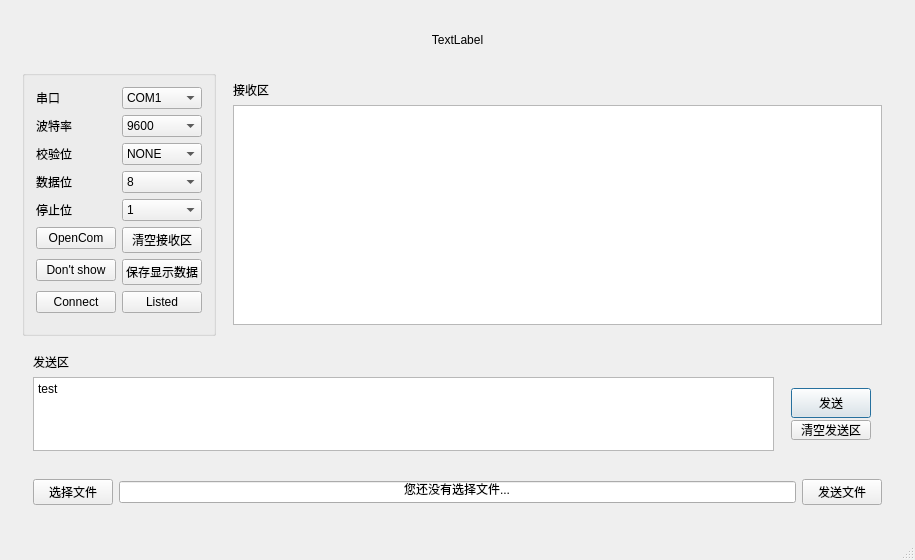
<?xml version="1.0" encoding="UTF-8"?>
<ui version="4.0">
 <class>MainWindow</class>
 <widget class="QMainWindow" name="MainWindow">
  <property name="geometry">
   <rect>
    <x>0</x>
    <y>0</y>
    <width>915</width>
    <height>560</height>
   </rect>
  </property>
  <property name="minimumSize">
   <size>
    <width>600</width>
    <height>0</height>
   </size>
  </property>
  <property name="windowTitle">
   <string>MyCom</string>
  </property>
  <property name="autoFillBackground">
   <bool>false</bool>
  </property>
  <property name="styleSheet">
   <string notr="true"/>
  </property>
  <widget class="QWidget" name="centralWidget">
   <layout class="QVBoxLayout" name="verticalLayout_2">
    <item>
     <widget class="QWidget" name="widget" native="true">
      <property name="sizePolicy">
       <sizepolicy hsizetype="Expanding" vsizetype="Expanding">
        <horstretch>0</horstretch>
        <verstretch>0</verstretch>
       </sizepolicy>
      </property>
      <layout class="QGridLayout" name="gridLayout">
       <item row="1" column="0">
        <widget class="QWidget" name="widget_2" native="true">
         <zorder>label_8</zorder>
         <zorder>label_8</zorder>
        </widget>
       </item>
       <item row="2" column="0" colspan="2">
        <widget class="QGroupBox" name="groupBox">
         <property name="sizePolicy">
          <sizepolicy hsizetype="Fixed" vsizetype="Preferred">
           <horstretch>0</horstretch>
           <verstretch>0</verstretch>
          </sizepolicy>
         </property>
         <layout class="QFormLayout" name="formLayout">
          <property name="fieldGrowthPolicy">
           <enum>QFormLayout::AllNonFixedFieldsGrow</enum>
          </property>
          <item row="0" column="0">
           <widget class="QLabel" name="label">
            <property name="text">
             <string>串口</string>
            </property>
           </widget>
          </item>
          <item row="0" column="1">
           <widget class="QComboBox" name="comboBox_2">
            <item>
             <property name="text">
              <string>COM1</string>
             </property>
            </item>
            <item>
             <property name="text">
              <string>COM2</string>
             </property>
            </item>
            <item>
             <property name="text">
              <string>COM3</string>
             </property>
            </item>
            <item>
             <property name="text">
              <string>COM4</string>
             </property>
            </item>
            <item>
             <property name="text">
              <string>COM5</string>
             </property>
            </item>
            <item>
             <property name="text">
              <string>COM6</string>
             </property>
            </item>
            <item>
             <property name="text">
              <string>COM7</string>
             </property>
            </item>
            <item>
             <property name="text">
              <string>COM8</string>
             </property>
            </item>
            <item>
             <property name="text">
              <string>COM9</string>
             </property>
            </item>
           </widget>
          </item>
          <item row="1" column="0">
           <widget class="QLabel" name="label_2">
            <property name="text">
             <string>波特率</string>
            </property>
           </widget>
          </item>
          <item row="1" column="1">
           <widget class="QComboBox" name="comboBox">
            <property name="currentIndex">
             <number>12</number>
            </property>
            <item>
             <property name="text">
              <string>50</string>
             </property>
            </item>
            <item>
             <property name="text">
              <string>75</string>
             </property>
            </item>
            <item>
             <property name="text">
              <string>110</string>
             </property>
            </item>
            <item>
             <property name="text">
              <string>134</string>
             </property>
            </item>
            <item>
             <property name="text">
              <string>150</string>
             </property>
            </item>
            <item>
             <property name="text">
              <string>200</string>
             </property>
            </item>
            <item>
             <property name="text">
              <string>300</string>
             </property>
            </item>
            <item>
             <property name="text">
              <string>600</string>
             </property>
            </item>
            <item>
             <property name="text">
              <string>1200</string>
             </property>
            </item>
            <item>
             <property name="text">
              <string>1800</string>
             </property>
            </item>
            <item>
             <property name="text">
              <string>2400</string>
             </property>
            </item>
            <item>
             <property name="text">
              <string>4800</string>
             </property>
            </item>
            <item>
             <property name="text">
              <string>9600</string>
             </property>
            </item>
            <item>
             <property name="text">
              <string>14400</string>
             </property>
            </item>
            <item>
             <property name="text">
              <string>19200</string>
             </property>
            </item>
            <item>
             <property name="text">
              <string>38400</string>
             </property>
            </item>
            <item>
             <property name="text">
              <string>56000</string>
             </property>
            </item>
            <item>
             <property name="text">
              <string>57600</string>
             </property>
            </item>
            <item>
             <property name="text">
              <string>76800</string>
             </property>
            </item>
            <item>
             <property name="text">
              <string>115200</string>
             </property>
            </item>
            <item>
             <property name="text">
              <string>128000</string>
             </property>
            </item>
            <item>
             <property name="text">
              <string>256000</string>
             </property>
            </item>
           </widget>
          </item>
          <item row="2" column="0">
           <widget class="QLabel" name="label_3">
            <property name="text">
             <string>校验位</string>
            </property>
           </widget>
          </item>
          <item row="2" column="1">
           <widget class="QComboBox" name="comboBox_3">
            <item>
             <property name="text">
              <string>NONE</string>
             </property>
            </item>
            <item>
             <property name="text">
              <string>ODD</string>
             </property>
            </item>
            <item>
             <property name="text">
              <string>EVEN</string>
             </property>
            </item>
            <item>
             <property name="text">
              <string>MARK</string>
             </property>
            </item>
            <item>
             <property name="text">
              <string>SPACK</string>
             </property>
            </item>
           </widget>
          </item>
          <item row="3" column="0">
           <widget class="QLabel" name="label_4">
            <property name="text">
             <string>数据位</string>
            </property>
           </widget>
          </item>
          <item row="3" column="1">
           <widget class="QComboBox" name="comboBox_4">
            <property name="currentIndex">
             <number>3</number>
            </property>
            <item>
             <property name="text">
              <string>5</string>
             </property>
            </item>
            <item>
             <property name="text">
              <string>6</string>
             </property>
            </item>
            <item>
             <property name="text">
              <string>7</string>
             </property>
            </item>
            <item>
             <property name="text">
              <string>8</string>
             </property>
            </item>
           </widget>
          </item>
          <item row="4" column="0">
           <widget class="QLabel" name="label_5">
            <property name="text">
             <string>停止位</string>
            </property>
           </widget>
          </item>
          <item row="4" column="1">
           <widget class="QComboBox" name="comboBox_5">
            <item>
             <property name="text">
              <string>1</string>
             </property>
            </item>
            <item>
             <property name="text">
              <string>1_5</string>
             </property>
            </item>
            <item>
             <property name="text">
              <string>2</string>
             </property>
            </item>
           </widget>
          </item>
          <item row="5" column="0">
           <widget class="QPushButton" name="pushButton">
            <property name="text">
             <string>OpenCom</string>
            </property>
           </widget>
          </item>
          <item row="5" column="1">
           <widget class="QPushButton" name="pushButton_2">
            <property name="text">
             <string>清空接收区</string>
            </property>
           </widget>
          </item>
          <item row="6" column="0">
           <widget class="QPushButton" name="pushButton_3">
            <property name="text">
             <string>Don't show</string>
            </property>
           </widget>
          </item>
          <item row="6" column="1">
           <widget class="QPushButton" name="pushButton_8">
            <property name="text">
             <string>保存显示数据</string>
            </property>
           </widget>
          </item>
          <item row="7" column="0">
           <widget class="QPushButton" name="pushButton_9">
            <property name="text">
             <string>Connect</string>
            </property>
           </widget>
          </item>
          <item row="7" column="1">
           <widget class="QPushButton" name="pushButton_10">
            <property name="text">
             <string>Listed</string>
            </property>
           </widget>
          </item>
         </layout>
        </widget>
       </item>
       <item row="2" column="2">
        <widget class="QWidget" name="widget" native="true">
         <property name="sizePolicy">
          <sizepolicy hsizetype="Expanding" vsizetype="Expanding">
           <horstretch>0</horstretch>
           <verstretch>0</verstretch>
          </sizepolicy>
         </property>
         <layout class="QVBoxLayout" name="verticalLayout">
          <item>
           <widget class="QLabel" name="label_6">
            <property name="sizePolicy">
             <sizepolicy hsizetype="Preferred" vsizetype="Preferred">
              <horstretch>0</horstretch>
              <verstretch>0</verstretch>
             </sizepolicy>
            </property>
            <property name="minimumSize">
             <size>
              <width>0</width>
              <height>0</height>
             </size>
            </property>
            <property name="text">
             <string>接收区</string>
            </property>
           </widget>
          </item>
          <item>
           <widget class="QTextEdit" name="textEdit">
            <property name="sizePolicy">
             <sizepolicy hsizetype="Expanding" vsizetype="Expanding">
              <horstretch>0</horstretch>
              <verstretch>0</verstretch>
             </sizepolicy>
            </property>
           </widget>
          </item>
         </layout>
        </widget>
       </item>
       <item row="3" column="0" colspan="3">
        <widget class="QWidget" name="widget" native="true">
         <property name="sizePolicy">
          <sizepolicy hsizetype="Preferred" vsizetype="Fixed">
           <horstretch>0</horstretch>
           <verstretch>0</verstretch>
          </sizepolicy>
         </property>
         <property name="minimumSize">
          <size>
           <width>0</width>
           <height>0</height>
          </size>
         </property>
         <property name="maximumSize">
          <size>
           <width>16777215</width>
           <height>120</height>
          </size>
         </property>
         <layout class="QGridLayout" name="gridLayout_2">
          <item row="0" column="0">
           <widget class="QLabel" name="label_7">
            <property name="text">
             <string>发送区</string>
            </property>
           </widget>
          </item>
          <item row="2" column="0">
           <widget class="QTextEdit" name="textEdit_2">
            <property name="sizePolicy">
             <sizepolicy hsizetype="Expanding" vsizetype="Preferred">
              <horstretch>0</horstretch>
              <verstretch>0</verstretch>
             </sizepolicy>
            </property>
            <property name="html">
             <string>&lt;!DOCTYPE HTML PUBLIC &quot;-//W3C//DTD HTML 4.0//EN&quot; &quot;http://www.w3.org/TR/REC-html40/strict.dtd&quot;&gt;
&lt;html&gt;&lt;head&gt;&lt;meta name=&quot;qrichtext&quot; content=&quot;1&quot; /&gt;&lt;style type=&quot;text/css&quot;&gt;
p, li { white-space: pre-wrap; }
&lt;/style&gt;&lt;/head&gt;&lt;body style=&quot; font-family:'SimSun'; font-size:9pt; font-weight:400; font-style:normal;&quot;&gt;
&lt;p style=&quot; margin-top:0px; margin-bottom:0px; margin-left:0px; margin-right:0px; -qt-block-indent:0; text-indent:0px;&quot;&gt;test&lt;/p&gt;&lt;/body&gt;&lt;/html&gt;</string>
            </property>
           </widget>
          </item>
          <item row="2" column="1">
           <widget class="QWidget" name="widget" native="true">
            <property name="sizePolicy">
             <sizepolicy hsizetype="Preferred" vsizetype="Expanding">
              <horstretch>0</horstretch>
              <verstretch>0</verstretch>
             </sizepolicy>
            </property>
            <layout class="QVBoxLayout" name="verticalLayout_3">
             <item>
              <widget class="QPushButton" name="pushButton_4">
               <property name="sizePolicy">
                <sizepolicy hsizetype="Minimum" vsizetype="Preferred">
                 <horstretch>0</horstretch>
                 <verstretch>0</verstretch>
                </sizepolicy>
               </property>
               <property name="minimumSize">
                <size>
                 <width>0</width>
                 <height>30</height>
                </size>
               </property>
               <property name="maximumSize">
                <size>
                 <width>16777215</width>
                 <height>30</height>
                </size>
               </property>
               <property name="text">
                <string>发送</string>
               </property>
               <property name="default">
                <bool>true</bool>
               </property>
              </widget>
             </item>
             <item>
              <widget class="QPushButton" name="pushButton_5">
               <property name="sizePolicy">
                <sizepolicy hsizetype="Minimum" vsizetype="Fixed">
                 <horstretch>0</horstretch>
                 <verstretch>0</verstretch>
                </sizepolicy>
               </property>
               <property name="minimumSize">
                <size>
                 <width>0</width>
                 <height>20</height>
                </size>
               </property>
               <property name="text">
                <string>清空发送区</string>
               </property>
              </widget>
             </item>
            </layout>
           </widget>
          </item>
         </layout>
        </widget>
       </item>
       <item row="4" column="0" colspan="3">
        <widget class="QWidget" name="widget" native="true">
         <layout class="QHBoxLayout" name="horizontalLayout">
          <item>
           <widget class="QPushButton" name="pushButton_6">
            <property name="text">
             <string>选择文件</string>
            </property>
           </widget>
          </item>
          <item>
           <widget class="QLineEdit" name="lineEdit">
            <property name="text">
             <string>您还没有选择文件...</string>
            </property>
            <property name="alignment">
             <set>Qt::AlignCenter</set>
            </property>
           </widget>
          </item>
          <item>
           <widget class="QPushButton" name="pushButton_7">
            <property name="text">
             <string>发送文件</string>
            </property>
           </widget>
          </item>
         </layout>
        </widget>
       </item>
       <item row="0" column="0" colspan="3">
        <widget class="QWidget" name="widget_3" native="true">
         <property name="enabled">
          <bool>true</bool>
         </property>
         <property name="sizePolicy">
          <sizepolicy hsizetype="Preferred" vsizetype="Maximum">
           <horstretch>0</horstretch>
           <verstretch>0</verstretch>
          </sizepolicy>
         </property>
         <property name="maximumSize">
          <size>
           <width>16777215</width>
           <height>40</height>
          </size>
         </property>
         <layout class="QHBoxLayout" name="horizontalLayout_2">
          <item>
           <widget class="QLabel" name="label_8">
            <property name="sizePolicy">
             <sizepolicy hsizetype="Expanding" vsizetype="Expanding">
              <horstretch>0</horstretch>
              <verstretch>0</verstretch>
             </sizepolicy>
            </property>
            <property name="minimumSize">
             <size>
              <width>50</width>
              <height>0</height>
             </size>
            </property>
            <property name="maximumSize">
             <size>
              <width>16777215</width>
              <height>16777215</height>
             </size>
            </property>
            <property name="text">
             <string>TextLabel</string>
            </property>
            <property name="alignment">
             <set>Qt::AlignCenter</set>
            </property>
           </widget>
          </item>
         </layout>
        </widget>
       </item>
      </layout>
     </widget>
    </item>
   </layout>
  </widget>
  <widget class="QMenuBar" name="menuBar">
   <property name="geometry">
    <rect>
     <x>0</x>
     <y>0</y>
     <width>915</width>
     <height>23</height>
    </rect>
   </property>
  </widget>
  <widget class="QStatusBar" name="statusBar"/>
 </widget>
 <layoutdefault spacing="6" margin="11"/>
 <resources/>
 <connections/>
</ui>
